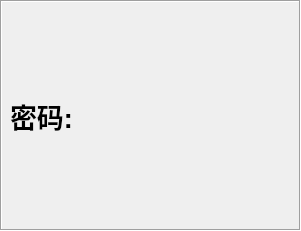
   <widget class="QFrame" name="frame_2">
    <property name="geometry">
     <rect>
      <x>70</x>
      <y>840</y>
      <width>301</width>
      <height>231</height>
     </rect>
    </property>
    <property name="sizePolicy">
     <sizepolicy hsizetype="Ignored" vsizetype="Ignored">
      <horstretch>0</horstretch>
      <verstretch>0</verstretch>
     </sizepolicy>
    </property>
    <property name="minimumSize">
     <size>
      <width>13</width>
      <height>0</height>
     </size>
    </property>
    <property name="font">
     <font>
      <pointsize>24</pointsize>
      <weight>75</weight>
      <bold>true</bold>
      <kerning>true</kerning>
     </font>
    </property>
    <property name="autoFillBackground">
     <bool>false</bool>
    </property>
    <property name="styleSheet">
     <string notr="true">background-image: url(:/background/qrc/background/back.png);
 </string>
    </property>
    <property name="frameShape">
     <enum>QFrame::Box</enum>
    </property>
    <property name="frameShadow">
     <enum>QFrame::Sunken</enum>
    </property>
    <widget class="QLabel" name="label_2">
     <property name="geometry">
      <rect>
       <x>10</x>
       <y>100</y>
       <width>61</width>
       <height>31</height>
      </rect>
     </property>
     <property name="font">
      <font>
       <pointsize>20</pointsize>
       <weight>75</weight>
       <italic>false</italic>
       <bold>true</bold>
      </font>
     </property>
     <property name="text">
      <string>密码:</string>
     </property>
    </widget>
    <widget class="QLabel" name="label_speaker">
     <property name="geometry">
      <rect>
       <x>6</x>
       <y>160</y>
       <width>290</width>
       <height>61</height>
      </rect>
     </property>
     <property name="font">
      <font>
       <family>AR PL UKai CN</family>
       <pointsize>22</pointsize>
       <weight>75</weight>
       <bold>true</bold>
       <underline>false</underline>
       <strikeout>false</strikeout>
       <kerning>true</kerning>
      </font>
     </property>
     <property name="text">
      <string/>
     </property>
    </widget>
    <widget class="QLabel" name="label_passwd">
     <property name="geometry">
      <rect>
       <x>70</x>
       <y>102</y>
       <width>221</width>
       <height>31</height>
      </rect>
     </property>
     <property name="font">
      <font>
       <pointsize>20</pointsize>
       <weight>75</weight>
       <italic>false</italic>
       <bold>true</bold>
       <kerning>true</kerning>
      </font>
     </property>
     <property name="text">
      <string/>
     </property>
    </widget>
   </widget>
